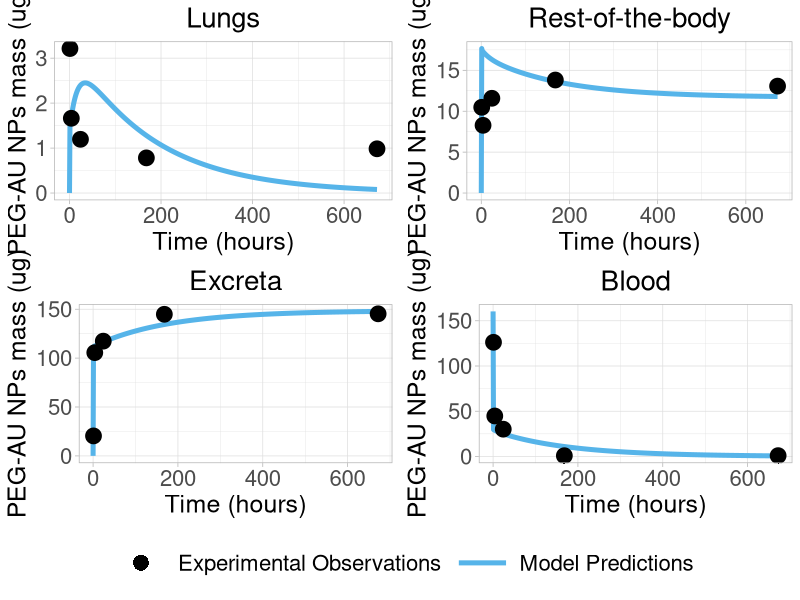

R code for this plot:
# Working directory

setwd("C:/Users/ptsir/Documents/GitHub/NP_mediated_drug_delivery")

# *** metrics ***

# The metric used for the optimization
mse_custom <- function(observed, predicted){
  mean((observed - predicted)^2)
}

mape <- function(observed, predicted){
  mean(abs(observed-predicted)*100/observed)
}

rmse <- function(observed, predicted){
  sqrt(mean((observed-predicted)^2)) 
}

AAFE <- function(observations, predictions, times=NULL){
  y_obs <- unlist(observations)
  y_pred <- unlist(predictions)
  # Total number of observations
  N<- length(y_obs)
  log_ratio <- rep(NA, N) 
  for ( i in 1:N){
    log_ratio[i] <- abs(log((y_pred[i]/y_obs[i]), base = 10))
  }
  aafe <- 10^(sum(log_ratio)/N) 
  return(aafe)
}

SODI <- function(observed, predicted, comp.names =NULL){
  # Check if the user provided the correct input format
  if (!is.list(observed) || !is.list(predicted)){
    stop(" The observations and predictions must be lists")
  }
  # Check if the user provided equal length lists
  if (length(observed) != length(predicted)){
    stop(" The observations and predictions must have the same compartments")
  }
  Ncomp <- length(observed) # Number of compartments
  I <- rep(NA, Ncomp) # Compartment discrepancy index
  N_obs <- rep(NA, Ncomp) #Number of observations per compartment
  #loop over the compartments
  for (i in 1:Ncomp){
    Et <- 0 #relative error with observations
    St <- 0  #relative error with simulations
    N <- length(observed[[i]]) # number of observations for compartment i
    # Check if observations and predictions have equal length
    if(N != length(predicted[[i]])){
      stop(paste0("Compartment ",i," had different length in the observations and predictions"))
    }
    N_obs[i] <- N # populate the N_obs vector
    for (j in 1:N){
      # sum of relative squared errors (error = observed - predicted)
      Et <- Et + ( abs(observed[[i]][j] - predicted[[i]][j])  / observed[[i]][j] )  ^2
      St <- St + ( abs(observed[[i]][j] - predicted[[i]][j])  / predicted[[i]][j] )  ^2
    }
    
    # root mean of the square of observed values
    RMEt <- sqrt(Et/N)
    # root mean of the square of simulated values
    RMSt <- sqrt( St/N)
    
    I[i] <- (RMEt + RMSt)/2   
  }
  # Total number of observations
  Ntot <- sum(N_obs)
  # Initialise the consolidated discrepancy index
  Ic <-0
  for (i in 1:Ncomp){
    # Give weight to compartments with more observations (more information)
    Ic <- Ic +  I[i]* N_obs[i]/Ntot
  }
  # Name the list of compartment discrepancy indices
  if ( !is.null(comp.names)){
    names(I) <- comp.names
  }else if (!is.null(names(observed))){
    names(I) <- names(observed)
  } else if (!is.null(names(predicted)) && is.null(comp.names) ){
    names(I) <- names(predicted)
  }
  return(Ic)
  #return(list(Total_index = Ic, Compartment_index= I))
}

#####################################
### Function to create Parameters ###
#####################################
create.params <<- function(weight){
  # Physiological parameters units
  # V_blood, V_ven, V_art (ml): Volume of total blood, venous blood and arterial blood
  # w_i (g):                    mass of tissue or organ "i"
  # V_tis_i (ml):                volume of tissue or organ "i"
  # V_cap_i (ml):                volume of capillary blood in tissue "i"
  # Q_i, Q_total (ml/h):        regional blood flow of tissue or organ "i"
  
  # List with names of  compartments
  compartments <- list("RoB"="RoB","Heart"="Heart", "Kidneys"="Kidneys", 
                       "Brain"="Brain", "Spleen"="Spleen",
                       "Lungs"="Lungs", "Liver"="Liver", "Uterus"="Uterus", 
                       "Bone"="Bone", "Adipose"="Adipose", "Skin"="Skin",
                       "MusCLE_fs"="MusCLE_fs",
                       "GIT"="GIT") # List with names of all possible compartments
  
  ### Density of tissues/organs
  d_tissue <- 1 #g/ml
  d_skeleton <- 1.92 #g/ml
  d_adipose <- 0.940 #g/ml
  
  Q_total <- (1.54*weight^0.75)*60 # Total Cardiac Output (ml/h)
  
  Total_Blood <- 0.06*weight+0.77 # Total blood volume (ml)
  
  #The following equation gives the  adipose % of body weight 
  fr_ad <- 0.0199*weight + 1.644 # w in g,  Brown et al.1997 p.420. 
  #read data from excel
  fractions <- openxlsx::read.xlsx("Rat_physiological_parameters.xlsx",
                                   sheet = 1, colNames = T, rowNames = T)
  fractions <- as.matrix(sapply(fractions, as.numeric))
  rownames(fractions) <- compartments
  
  #Tissue weight fraction 
  Tissue_fractions <- fractions[,1]/100 # % of BW. Na values refers to the volume of the rest organs(RoB)
  Tissue_fractions[10] <- fr_ad/100
  #Regional blood flow fraction
  Regional_flow_fractions <- fractions[,2]/100 # % of total cardiac output
  #Capillary volume fractions (fractions of tissue volume)
  Capillary_fractions <- fractions[,3] # of tissue volume
  
  W_tis <- rep(0,length(compartments))
  V_tis <- rep(0,length(compartments))
  V_cap <- rep(0,length(compartments))
  
  # Retrieval of tissue weight fractions
  fw_heart <- Tissue_fractions[2]
  fw_kidneys <- Tissue_fractions[3]
  fw_brain <- Tissue_fractions[4]
  fw_spleen <-Tissue_fractions[5]
  fw_lungs <- Tissue_fractions[6]
  fw_liver <- Tissue_fractions[7]
  fw_skeleton <- Tissue_fractions[8]
  fw_uterus <- Tissue_fractions[9]
  fw_adipose <- Tissue_fractions[10]
  fw_skin <- Tissue_fractions[11]
  fw_musCLE_fs <- Tissue_fractions[12]
  fw_git <- Tissue_fractions[13]
  
  ### Calculation of tissue weights  
  W_tis[2] <- fw_heart*weight
  W_tis[3] <- fw_kidneys*weight
  W_tis[4] <- fw_brain*weight
  W_tis[5] <- fw_spleen*weight
  W_tis[6] <- fw_lungs*weight
  W_tis[7] <- fw_liver*weight
  W_tis[8] <- fw_uterus*weight
  W_tis[9] <- fw_skeleton*weight
  W_tis[10] <- fw_adipose*weight
  W_tis[11] <- fw_skin*weight
  W_tis[12] <- fw_musCLE_fs*weight
  W_tis[13] <- fw_git*weight
  
  for (i in 1:length(compartments)) {
    ###Calculation of tissue volumes
    if (i==9){
      V_tis[i] <- W_tis[i]/d_skeleton
    } else if(i==10){
      V_tis[i] <- W_tis[i]/d_adipose
    } else{
      V_tis[i] <- W_tis[i]/d_tissue 
    }
    
    ###Calculation of capillary volumes
    V_cap[i] <- V_tis[i]*Capillary_fractions[i]
  }
  
  
  ### Calculations for "Soft tissue" compartment
  W_tis[1] <- weight - sum(W_tis[2:length(W_tis)], na.rm = TRUE)-Total_Blood
  V_tis[1] <- W_tis[1]     
  
  Vven=0.64*Total_Blood
  Vart=0.15*Total_Blood
  
  V_lu_is <- V_tis[6] 
  V_lu_cap <- V_cap[6] 
  V_rob_is <- sum(V_tis)-V_tis[6]
  V_rob_cap <- sum(V_cap)-V_cap[6]
  
  return(c("Q_blood_total"=Q_total,  "V_ven"=Vven, "V_art"=Vart,
           "V_lu_is" = V_lu_is, "V_rob_is" = V_rob_is,
           "V_lu_cap" = V_lu_cap, "V_rob_cap" = V_rob_cap))
}


#===============================================
#2. Function to create initial values for ODEs 
#===============================================

create.inits <- function(dose, fraction){
  M_lu_cap_small<-0; M_lu_is_small<-0;M_lu_cell_small <- 0; M_lu_pc_small <- 0;
  M_rob_cap_small<-0; M_rob_is_small<-0; 
  M_rob_cell_small <- 0; M_rob_pc_small <- 0;
  M_ven_small <- dose*fraction; M_art_small<-0; M_excreta_small<-0
  
  M_lu_cap_big<-0; M_lu_is_big<-0;M_lu_cell_big <- 0; M_lu_pc_big <- 0; 
  M_rob_cap_big<-0; M_rob_is_big<-0; 
  M_rob_cell_big <- 0; M_rob_pc_big <- 0;
  M_ven_big <- dose*(1-fraction); M_art_big<-0; M_excreta_big<-0
  
  return(c( "M_lu_cap_small" = M_lu_cap_small, "M_lu_is_small"=M_lu_is_small,
            "M_lu_cell_small" = M_lu_cell_small,
            "M_lu_pc_small" = M_lu_pc_small,
            "M_rob_cap_small"=M_rob_cap_small, "M_rob_is_small"=M_rob_is_small,
            "M_rob_cell_small" = M_rob_cell_small,
            "M_rob_pc_small" = M_rob_pc_small,
            "M_ven_small" = M_ven_small, "M_art_small" = M_art_small,
            "M_excreta_small" = M_excreta_small,
            
            "M_lu_cap_big" = M_lu_cap_big, "M_lu_is_big"=M_lu_is_big,
            "M_lu_cell_big" = M_lu_cell_big,
            "M_lu_pc_big" = M_lu_pc_big,
            "M_rob_cap_big"=M_rob_cap_big, "M_rob_is_big"=M_rob_is_big,
            "M_rob_cell_big" = M_rob_cell_big,
            "M_rob_pc_big" = M_rob_pc_big,
            "M_ven_big" = M_ven_big, "M_art_big" = M_art_big,"M_excreta_big" = M_excreta_big))
  
}
#==============
#3. ODEs System
#==============
Rat_model <- function(time, inits, params){
  with(as.list(c(inits, params)),{
    #Estimate the interpolated weights
    if (time<=7*24){
      interpolated_weight = round(229+ time*(243-229)/(7*24))
    }else{
      interpolated_weight =  round(243 + (time-7*24)*(288-243)/((28-7)*24))
    }
    #Find the position of the interpolated weight
    which_weight <- which(all_weights == interpolated_weight)
    # Obtain physiological parameters based on interpolated weight
    parameters <- physiological_pars[[which_weight]]
    Q_blood_total <- parameters["Q_blood_total"]
    V_ven <- parameters["V_ven"]
    V_art <- parameters["V_art"]
    V_lu_is <-  parameters["V_lu_is"]
    V_lu_cap <-  parameters["V_lu_cap"]
    V_rob_is <- parameters["V_rob_is"]
    V_rob_cap <- parameters["V_rob_cap"]
    GFRC = 62.1	#glomerular filtration rate (L/hr/kg kidney) (male); Corley, 2005
    MK <- interpolated_weight * (0.73/100) #kidney mass in g
    GFR = GFRC*(MK/1000)*1000	#scaled glomerular filtration rate (mL/hr)
    
    Q_total <- Q_blood_total*(1-Hct)
    QL_lu <- Q_total/500
    QL_rob <- Q_total/500
    
    # Concentrations (micro grams of NPs)/(mL tissue)
    C_lu_is_small <- M_lu_is_small/V_lu_is
    C_lu_cap_small <- M_lu_cap_small/V_lu_cap
    C_rob_is_small <- M_rob_is_small/V_rob_is
    C_rob_cap_small <- M_rob_cap_small/V_rob_cap
    C_ven_small <- M_ven_small/V_ven
    C_art_small <- M_art_small/V_art
    
    C_lu_is_big <- M_lu_is_big/V_lu_is
    C_lu_cap_big <- M_lu_cap_big/V_lu_cap
    C_rob_is_big <- M_rob_is_big/V_rob_is
    C_rob_cap_big <- M_rob_cap_big/V_rob_cap
    C_ven_big <- M_ven_big/V_ven
    C_art_big <- M_art_big/V_art
    
    #Estimate lung's reflection coefficient
    a_lu <- np_size/lung_pore_size
    Phi_lu = (1-a_lu)^2
    F_lu <- (((1-a_lu^2)^(3/2))*Phi_lu)/(1+0.2*(a_lu^2)*(1-a_lu^2)^16)
    G_lu <- ((1- (2*a_lu^2)/3 - 0.20217*a_lu^5 )/ (1-0.75851*a_lu^5)) - (0.0431*(1-(1-a_lu^10)))
    sigma_lu <- 1-(1-(1-Phi_lu)^2)*G_lu+2*a_lu^2*Phi_lu*F_lu
    
    #Estimate rob reflection coefficient
    a_rob <- np_size/rob_pore_size
    Phi_rob = (1-a_rob)^2
    F_rob <- (((1-a_rob^2)^(3/2))*Phi_rob)/(1+0.2*(a_rob^2)*(1-a_rob^2)^16)
    G_rob <- ((1- (2*a_rob^2)/3 - 0.20217*a_rob^5 )/ (1-0.75851*a_rob^5)) - (0.0431*(1-(1-a_rob^10)))
    sigma_rob <- 1-(1-(1-Phi_rob)^2)*G_rob+2*a_rob^2*Phi_rob*F_rob
    
    #----------------------------------------------------------------
    # For small particles that can undergo glomerular filtration 
    #----------------------------------------------------------------
    # Lungs
    dM_lu_cap_small <-  Q_total*C_ven_small - (Q_total-QL_lu)*C_lu_cap_small -
      (1-sigma_lu)*QL_lu*C_lu_cap_small 
    dM_lu_is_small <- (1-sigma_lu)*QL_lu*C_lu_cap_small   -QL_lu*C_lu_is_small -
      k_lu_in *M_lu_is_small + k_lu_out *M_lu_cell_small #- M_lu_is*pc_lu
    dM_lu_cell_small <-k_lu_in *M_lu_is_small - k_lu_out *M_lu_cell_small
    dM_lu_pc_small <-  0#M_lu_is*pc_lu
    
    #Rest of the body
    dM_rob_cap_small <-  Q_total*C_art_small - (Q_total-QL_rob)*C_rob_cap_small - 
      (1-sigma_rob)*QL_rob*C_rob_cap_small - M_rob_cap_small*pc_rob
    dM_rob_is_small <- (1-sigma_rob)*QL_rob*C_rob_cap_small - QL_rob*C_rob_is_small -
      k_rob_in *M_rob_is_small + k_rob_out *M_rob_cell_small 
    dM_rob_cell_small <- k_rob_in *M_rob_is_small - k_rob_out *M_rob_cell_small - 
      CLE_f*M_rob_cell_small
    dM_rob_pc_small <- M_rob_cap_small*pc_rob
    
    # Venous Blood
    dM_ven_small <- (Q_total-QL_rob)*C_rob_cap_small + QL_rob*C_rob_is_small + 
      QL_lu*C_lu_is_small- Q_total*C_ven_small
    
    # Arterial Blood
    dM_art_small <- (Q_total-QL_lu)*C_lu_cap_small - Q_total*C_art_small - 
      GFR*C_art_small
    
    # Excreta
    dM_excreta_small <- CLE_f*M_rob_cell_small+GFR*C_art_small
    
    #----------------------------------------------------------------
    # For big particles that cannot undergo glomerular filtration
    #----------------------------------------------------------------
    # Lungs
    dM_lu_cap_big <-  Q_total*C_ven_big - (Q_total-QL_lu)*C_lu_cap_big -
      (1-sigma_lu)*QL_lu*C_lu_cap_big 
    dM_lu_is_big <- (1-sigma_lu)*QL_lu*C_lu_cap_big   -QL_lu*C_lu_is_big -
      k_lu_in *M_lu_is_big + k_lu_out *M_lu_cell_big #- M_lu_is*pc_lu
    dM_lu_cell_big <-k_lu_in *M_lu_is_big - k_lu_out *M_lu_cell_big
    dM_lu_pc_big <-  0#M_lu_is*pc_lu
    
    #Rest of the body
    dM_rob_cap_big <-  Q_total*C_art_big - (Q_total-QL_rob)*C_rob_cap_big - 
      (1-sigma_rob)*QL_rob*C_rob_cap_big - M_rob_cap_big*pc_rob
    dM_rob_is_big <- (1-sigma_rob)*QL_rob*C_rob_cap_big - QL_rob*C_rob_is_big -
      k_rob_in *M_rob_is_big + k_rob_out *M_rob_cell_big 
    dM_rob_cell_big <- k_rob_in *M_rob_is_big - k_rob_out *M_rob_cell_big - 
      CLE_f*M_rob_cell_big
    dM_rob_pc_big <- M_rob_cap_big*pc_rob
    
    # Venous Blood
    dM_ven_big <- (Q_total-QL_rob)*C_rob_cap_big + QL_rob*C_rob_is_big + 
      QL_lu*C_lu_is_big- Q_total*C_ven_big
    
    # Arterial Blood
    dM_art_big <- (Q_total-QL_lu)*C_lu_cap_big - Q_total*C_art_big  
    
    
    # Excreta
    dM_excreta_big <- CLE_f*M_rob_cell_big
    
    # Total amounts of NPs
    Whole_blood <- M_art_small + M_ven_small + M_art_big + M_ven_big
    Lungs <- M_lu_cap_small + M_lu_is_small + M_lu_pc_small + M_lu_cell_small+
      M_lu_cap_big + M_lu_is_big + M_lu_pc_big + M_lu_cell_big
    Rob <- M_rob_cap_small + M_rob_is_small + M_rob_cell_small + M_rob_pc_small + 
      M_rob_cap_big + M_rob_is_big + M_rob_cell_big + M_rob_pc_big
    Excreta <- M_excreta_small  +M_excreta_big 
    
    list(c("dM_lu_cap_small" = dM_lu_cap_small, "dM_lu_is_small" = dM_lu_is_small, 
           "dM_lu_cell_small" = dM_lu_cell_small,"dM_lu_pc_small" = dM_lu_pc_small,
           "dM_rob_cap_small" = dM_rob_cap_small, "dM_rob_is_small" = dM_rob_is_small, 
           "dM_rob_cell_small" = dM_rob_cell_small, 
           "dM_rob_pc_small" = dM_rob_pc_small,
           "dM_ven_small" = dM_ven_small,"dM_art_small" = dM_art_small,
           "dM_excreta_small" = dM_excreta_small,
           "dM_lu_cap_big" = dM_lu_cap_big, "dM_lu_is_big" = dM_lu_is_big, 
           "dM_lu_cell_big" = dM_lu_cell_big,"dM_lu_pc_big" = dM_lu_pc_big,
           "dM_rob_cap_big" = dM_rob_cap_big, "dM_rob_is_big" = dM_rob_is_big, 
           "dM_rob_cell_big" = dM_rob_cell_big, 
           "dM_rob_pc_big" = dM_rob_pc_big,
           "dM_ven_big" = dM_ven_big,"dM_art_big" = dM_art_big,
           "dM_excreta_big" = dM_excreta_big), 
         "Whole_blood"=Whole_blood,"Lungs" = Lungs, "Rob" = Rob, "Excreta" = Excreta)
  })
}

##############################################################################
################################################################################
# Load the data for PFAS concentration
data_concentration <- t(openxlsx::read.xlsx ('PEG-AU-NPs.xlsx', 
                                             sheet = "Kozics_concentration", 
                                             colNames = TRUE, rowNames = TRUE))
data_mass <- t(openxlsx::read.xlsx ('PEG-AU-NPs.xlsx', 
                                    sheet = "Kozics_mass", 
                                    colNames = TRUE, rowNames = TRUE)[1:5,])


dose_per_weight <- 0.7 #mg/kg
dose <- dose_per_weight*229
#The percentage of gold recovery in the analyzed samples
#detected 1 h after i.v. injection accounted for approximately 68.5% of the total injected
#dose.
#dose <- rowSums(data_mass)[1]/0.685 
df <- data.frame(time = c(1, 4, 24, 7*24, 28*24), lungs = unname(data_mass[,"lungs"]), 
                 rob = unname(data_mass[,"liver"]+ data_mass[,"spleen"] + 
                                data_mass[,"kidneys"]),  excreta = rep(NA, 5),
                 blood = unname(data_mass[,"blood"]))
df$excreta <- dose - (df$lungs+df$rob+df$blood)

# Vector of all possible interpolated weights
all_weights <- 229:288 #g
physiological_pars <- list()
for(i in 1:length(all_weights)){
  physiological_pars[[i]] <- create.params(all_weights[i])
}
pars = list("all_weights" = all_weights,
            "physiological_pars" = physiological_pars )
fraction <- 0.697
parms <- c("rob_pore_size" = 7.29, 
           "lung_pore_size" =8.84,
           "CLE_f" = 21500,
           "pc_rob" = 0.0039 ,
           "k_rob_in" =  3,
           "k_rob_out" = 0.94 ,
           "Hct" = 0.45,"np_size" = 6.5,
           'k_lu_in' = 0.400,  'k_lu_out' =0.0598,
           "physiological_pars" = physiological_pars, 
           "all_weights" = all_weights)

sol_times <- seq(0,28*24, 1 )
inits <- create.inits(unname(dose), fraction)
solution <- data.frame(deSolve::ode(times = sol_times,  func = Rat_model,
                                    y = inits, parms = parms, method="lsodes",
                                    rtol = 1e-7, atol = 1e-7))


library(ggplot2)
# Lungs plot
p1 <- ggplot()+
      geom_line(data = solution, aes(x=time, y=Lungs, color = "Model Predictions" ), size=1.7)+
      geom_point(data = df, aes(x=time  , y=lungs, color = "Experimental Observations" ), size=5)+
      labs(title = "Lungs", y = "PEG-AU NPs mass (ug)", x = "Time (hours)")+
      scale_color_manual("",values = c( "Model Predictions"  = "#56B4E9",
                                    "Experimental Observations" = "#000000"), 
                     guide = guide_legend(override.aes =
                                            list(shape = c(16, NA),
                                                 linetype = c(0,1))))+
      theme_light() + 
      theme(plot.title = element_text(hjust = 0.5,size=20), 
            axis.title.y =element_text(hjust = 0.5,size=18),
            axis.text.y=element_text(size=16),
            axis.title.x =element_text(hjust = 0.5,size=18),
            axis.text.x=element_text(size=16),
            legend.title=element_text(hjust = 0.5,size=18), 
            legend.text=element_text(size=16),
            legend.key.size = unit(1.5, 'cm'))

########
# Rob plot
p2 <- ggplot()+
      geom_line(data = solution, aes(x=time, y=Rob, color = "Model Predictions" ), size=1.7)+
      geom_point(data = df, aes(x=time  , y=rob, color = "Experimental Observations" ), size=5)+
      
      labs(title = "Rest-of-the-body", y = "PEG-AU NPs mass (ug)", x = "Time (hours)")+
      scale_color_manual("",values = c( "Model Predictions"  = "#56B4E9",
                                    "Experimental Observations" = "#000000"), 
                     guide = guide_legend(override.aes =
                                            list(shape = c(16, NA),
                                                 linetype = c(0,1))))+
      theme_light() + 
      theme(plot.title = element_text(hjust = 0.5,size=20), 
            axis.title.y =element_text(hjust = 0.5,size=18),
            axis.text.y=element_text(size=16),
            axis.title.x =element_text(hjust = 0.5,size=18),
            axis.text.x=element_text(size=16),
            legend.title=element_text(hjust = 0.5,size=18), 
            legend.text=element_text(size=16),
            legend.key.size = unit(1.5, 'cm'))


########
# Excreta plot
p3 <- ggplot()+
      geom_line(data = solution, aes(x=time, y=Excreta, color = "Model Predictions" ), size=1.7)+
      geom_point(data = df, aes(x=time  , y=excreta, color = "Experimental Observations" ), size=5)+
      
      labs(title = "Excreta", y = "PEG-AU NPs mass (ug)", x = "Time (hours)")+
      scale_color_manual("",values = c( "Model Predictions"  = "#56B4E9",
                                    "Experimental Observations" = "#000000"), 
                     guide = guide_legend(override.aes =
                                            list(shape = c(16, NA),
                                                 linetype = c(0,1))))+
      theme_light() + 
      theme(plot.title = element_text(hjust = 0.5,size=20), 
            axis.title.y =element_text(hjust = 0.5,size=18),
            axis.text.y=element_text(size=16),
            axis.title.x =element_text(hjust = 0.5,size=18),
            axis.text.x=element_text(size=16),
            legend.title=element_text(hjust = 0.5,size=18), 
            legend.text=element_text(size=16),
            legend.key.size = unit(1.5, 'cm'))


########
# Blood plot
p4 <- ggplot()+
      geom_line(data = solution, aes(x=time, y=Whole_blood, color = "Model Predictions" ), size=1.7)+
      geom_point(data = df, aes(x=time  , y=blood, color = "Experimental Observations" ), size=5)+
      labs(title = "Blood", y = "PEG-AU NPs mass (ug)", x = "Time (hours)")+
      scale_color_manual("",values = c( "Model Predictions"  = "#56B4E9",
                                        "Experimental Observations" = "#000000"), 
                         guide = guide_legend(override.aes =
                                                    list(shape = c(16, NA),
                                                         linetype = c(0,1))))+
      theme_light() + 
      theme(plot.title = element_text(hjust = 0.5,size=20), 
            axis.title.y =element_text(hjust = 0.5,size=18),
            axis.text.y=element_text(size=16),
            axis.title.x =element_text(hjust = 0.5,size=18),
            axis.text.x=element_text(size=16),
            legend.title=element_text(hjust = 0.5,size=18), 
            legend.text=element_text(size=16),
            legend.key.size = unit(1.5, 'cm'))



final_plot<-ggpubr::ggarrange(p1, p2, p3, p4, ncol=2, nrow=2, 
                              common.legend = TRUE, legend="bottom")
plot.margin=unit(c(0,0,0,0), "pt")

# Save the plot with dynamically adjusted dimensions
ggsave("goodness-of-fit.png", plot = final_plot,
       device = 'png', dpi = 300,
       width = 13,
       height = 10,
       units = "in")
dev.off()
